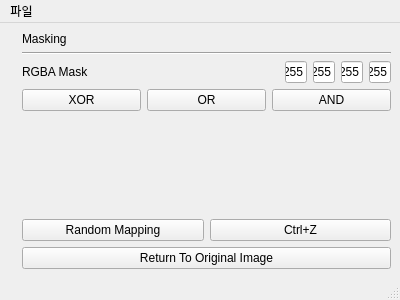
<?xml version="1.0" encoding="UTF-8"?>
<ui version="4.0">
 <class>MainWindow</class>
 <widget class="QMainWindow" name="MainWindow">
  <property name="geometry">
   <rect>
    <x>0</x>
    <y>0</y>
    <width>400</width>
    <height>300</height>
   </rect>
  </property>
  <property name="windowTitle">
   <string>Kiwi-Steganography</string>
  </property>
  <property name="windowIcon">
   <iconset resource="MainWindow.qrc">
    <normaloff>:/Preset/kiwi.ico</normaloff>:/Preset/kiwi.ico</iconset>
  </property>
  <widget class="QWidget" name="centralwidget">
   <layout class="QHBoxLayout" name="horizontalLayout">
    <item>
     <widget class="QLabel" name="imageLabel">
      <property name="text">
       <string/>
      </property>
      <property name="pixmap">
       <pixmap resource="MainWindow.qrc">:/Preset/test.png</pixmap>
      </property>
     </widget>
    </item>
    <item>
     <layout class="QVBoxLayout" name="verticalLayout">
      <item>
       <layout class="QVBoxLayout" name="verticalLayout_2">
        <item>
         <widget class="QLabel" name="label_2">
          <property name="text">
           <string>Masking</string>
          </property>
         </widget>
        </item>
        <item>
         <widget class="Line" name="line">
          <property name="orientation">
           <enum>Qt::Horizontal</enum>
          </property>
         </widget>
        </item>
        <item>
         <layout class="QHBoxLayout" name="horizontalLayout_3">
          <item>
           <widget class="QLabel" name="label_3">
            <property name="text">
             <string>RGBA Mask</string>
            </property>
           </widget>
          </item>
          <item>
           <spacer name="horizontalSpacer">
            <property name="orientation">
             <enum>Qt::Horizontal</enum>
            </property>
            <property name="sizeHint" stdset="0">
             <size>
              <width>500</width>
              <height>20</height>
             </size>
            </property>
           </spacer>
          </item>
          <item>
           <widget class="QLineEdit" name="mask_red">
            <property name="text">
             <string>255</string>
            </property>
            <property name="alignment">
             <set>Qt::AlignCenter</set>
            </property>
           </widget>
          </item>
          <item>
           <widget class="QLineEdit" name="mask_green">
            <property name="text">
             <string>255</string>
            </property>
            <property name="alignment">
             <set>Qt::AlignCenter</set>
            </property>
           </widget>
          </item>
          <item>
           <widget class="QLineEdit" name="mask_blue">
            <property name="text">
             <string>255</string>
            </property>
            <property name="alignment">
             <set>Qt::AlignCenter</set>
            </property>
           </widget>
          </item>
          <item>
           <widget class="QLineEdit" name="mask_aplha">
            <property name="text">
             <string>255</string>
            </property>
            <property name="alignment">
             <set>Qt::AlignCenter</set>
            </property>
           </widget>
          </item>
         </layout>
        </item>
        <item>
         <layout class="QHBoxLayout" name="horizontalLayout_4">
          <item>
           <widget class="QPushButton" name="btn_mask_XOR">
            <property name="text">
             <string>XOR</string>
            </property>
           </widget>
          </item>
          <item>
           <widget class="QPushButton" name="btn_mask_OR">
            <property name="text">
             <string>OR</string>
            </property>
           </widget>
          </item>
          <item>
           <widget class="QPushButton" name="btn_mask_AND">
            <property name="text">
             <string>AND</string>
            </property>
           </widget>
          </item>
         </layout>
        </item>
       </layout>
      </item>
      <item>
       <spacer name="verticalSpacer">
        <property name="orientation">
         <enum>Qt::Vertical</enum>
        </property>
        <property name="sizeHint" stdset="0">
         <size>
          <width>20</width>
          <height>40</height>
         </size>
        </property>
       </spacer>
      </item>
      <item>
       <layout class="QHBoxLayout" name="horizontalLayout_2">
        <item>
         <widget class="QPushButton" name="btn_randomMap">
          <property name="text">
           <string>Random Mapping</string>
          </property>
         </widget>
        </item>
        <item>
         <widget class="QPushButton" name="btn_ctrlZ">
          <property name="text">
           <string>Ctrl+Z</string>
          </property>
         </widget>
        </item>
       </layout>
      </item>
      <item>
       <widget class="QPushButton" name="btn_return">
        <property name="text">
         <string>Return To Original Image</string>
        </property>
       </widget>
      </item>
     </layout>
    </item>
   </layout>
  </widget>
  <widget class="QMenuBar" name="menubar">
   <property name="geometry">
    <rect>
     <x>0</x>
     <y>0</y>
     <width>400</width>
     <height>21</height>
    </rect>
   </property>
   <widget class="QMenu" name="menu_F">
    <property name="title">
     <string>파일</string>
    </property>
    <addaction name="btn_fileOpen"/>
    <addaction name="btn_fileSave"/>
    <addaction name="separator"/>
    <addaction name="btn_logMenu"/>
    <addaction name="btn_exit"/>
   </widget>
   <addaction name="menu_F"/>
  </widget>
  <widget class="QStatusBar" name="statusbar"/>
  <action name="btn_fileOpen">
   <property name="text">
    <string>파일 열기</string>
   </property>
   <property name="toolTip">
    <string>분석할 파일을 선택합니다</string>
   </property>
   <property name="shortcut">
    <string>Ctrl+O</string>
   </property>
  </action>
  <action name="btn_fileSave">
   <property name="text">
    <string>파일 저장</string>
   </property>
   <property name="toolTip">
    <string>열린 파일을 저장합니다</string>
   </property>
   <property name="shortcut">
    <string>Ctrl+S</string>
   </property>
  </action>
  <action name="btn_logMenu">
   <property name="text">
    <string>로그 보기</string>
   </property>
   <property name="toolTip">
    <string>이미지 조작 로그를 확인합니다</string>
   </property>
   <property name="shortcut">
    <string>Ctrl+L</string>
   </property>
  </action>
  <action name="btn_exit">
   <property name="text">
    <string>종료</string>
   </property>
   <property name="toolTip">
    <string>kiwi-steg를 종료합니다</string>
   </property>
   <property name="shortcut">
    <string>Ctrl+Q</string>
   </property>
  </action>
 </widget>
 <resources>
  <include location="MainWindow.qrc"/>
 </resources>
 <connections/>
</ui>
